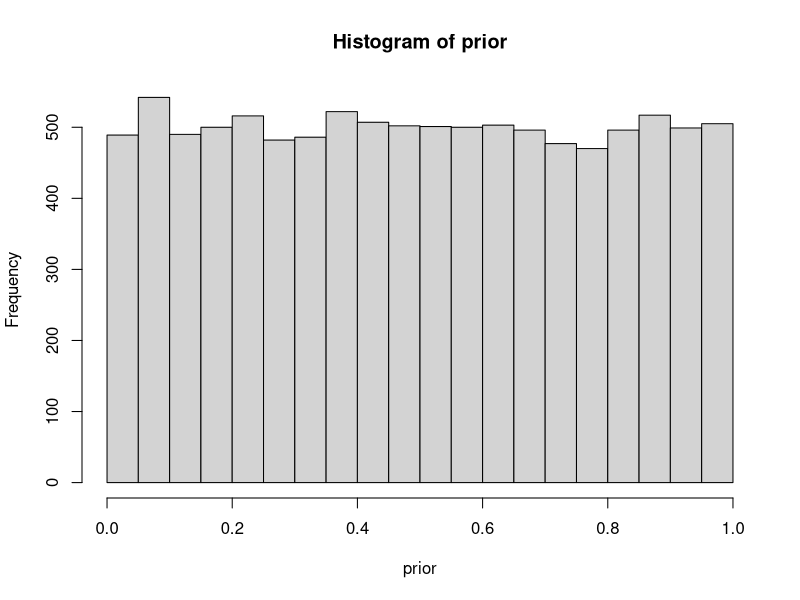
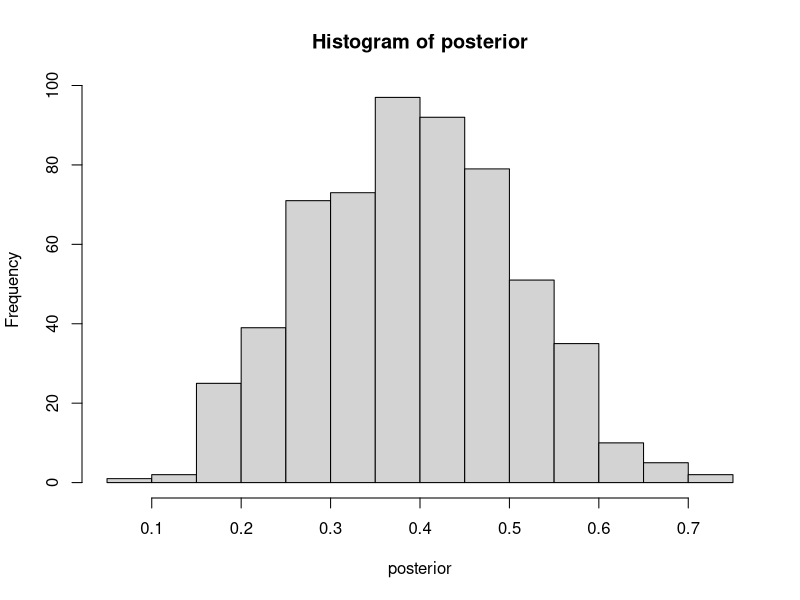

The R source for these figures, in order:
"
Question I) Build a Bayesian model that answers the question: 
What would the rate of sign-up be if method A was used on a larger number of people?
source: http://www.sumsar.net/files/posts/2017-bayesian-tutorial-exercises/modeling_exercise1.html
"

# Number of random draws from the prior
n_draws <- 10000

prior <- runif(n_draws, min = 0, max = 1)# Here you sample n_draws draws from the prior  
hist(prior) # It's always good to eyeball the prior to make sure it looks ok.

# Here you define the generative model
generative_model <- function(prob_of_success){
  success <-  1
  trials <-  16
  subscribers <- rbinom(n=success, size=trials, prob=prob_of_success)
  print(subscribers)
}

# Here you simulate data using the parameters from the prior and the 
# generative model
sim_data <- rep(0, n_draws)
for(i in 1:n_draws) {
  sim_data[i] <-  generative_model(prior[i])
}

observed_data = 6 #people who signed up

# Here you filter off all draws that do not match the data.
posterior <- prior[sim_data == observed_data] 

hist(posterior) # Eyeball the posterior
length(posterior) # See that we got enought draws left after the filtering.
# There are no rules here, but you probably want to aim
# for >1000 draws.

# Now you can summarize the posterior, where a common summary is to take the mean
# or the median posterior, and perhaps a 95% quantile interval.
median(posterior)
quantile(posterior, c(0.025, 0.975))
